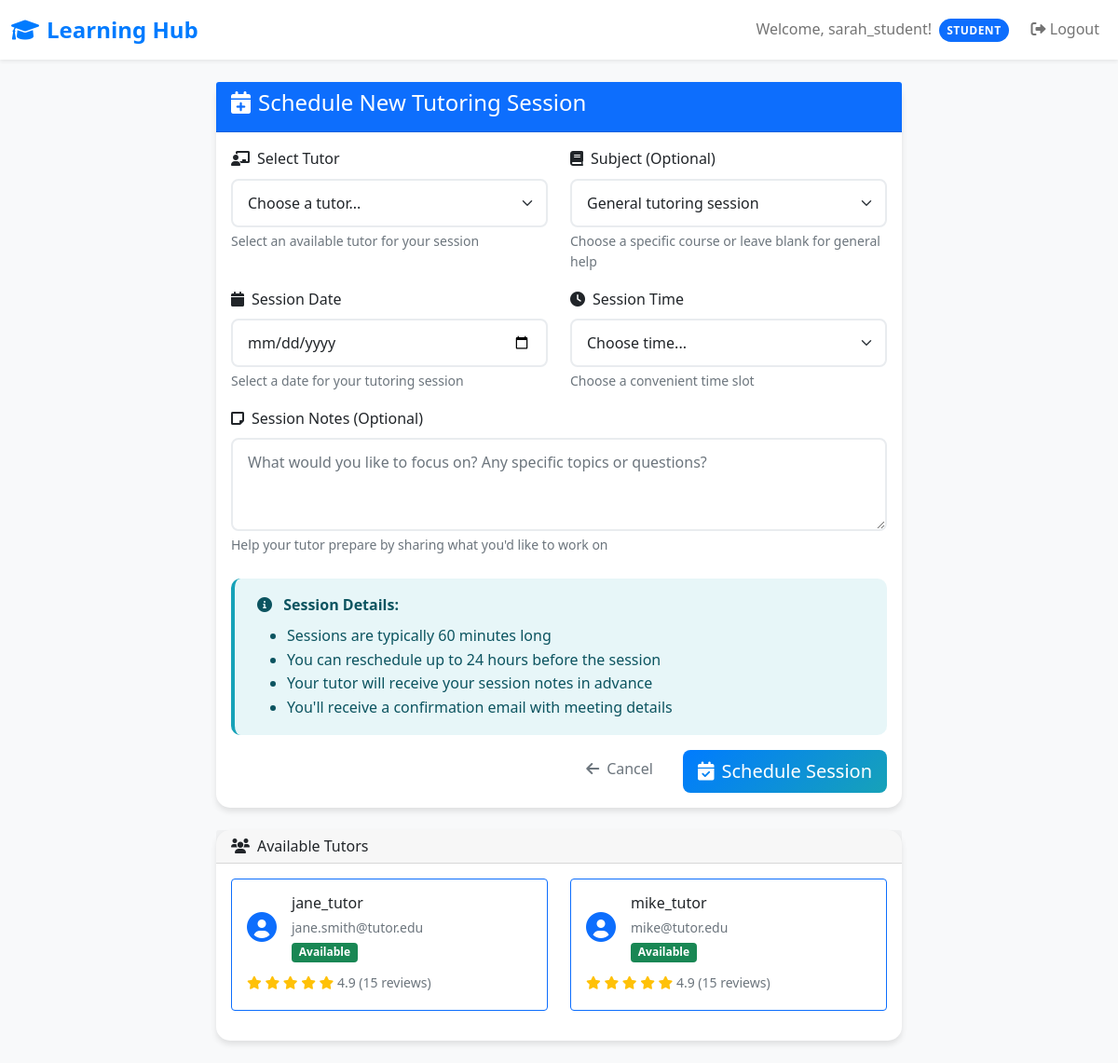
Screenshot of /schedule_session (signed in) with the database file from the repository.
### tables this page shows
CREATE TABLE users (
    id INTEGER PRIMARY KEY AUTOINCREMENT,
    username TEXT UNIQUE NOT NULL,
    email TEXT UNIQUE NOT NULL,
    password TEXT NOT NULL,
    role TEXT NOT NULL CHECK (role IN ('student', 'tutor', 'admin', 'parent', 'content_manager')),
    parent_id INTEGER,
    created_at TIMESTAMP DEFAULT CURRENT_TIMESTAMP,
    updated_at TIMESTAMP DEFAULT CURRENT_TIMESTAMP,
    FOREIGN KEY (parent_id) REFERENCES users (id)
);

### app.py (the view, shortened to what this page needs)
@app.route('/schedule_session', methods=['GET', 'POST'])
@login_required
@role_required('student')
def schedule_session():
    conn = get_db_connection()
    tutors = conn.execute('''
        SELECT id, username, email FROM users
        WHERE role = 'tutor'
        ORDER BY username
    ''').fetchall()
    courses = conn.execute('''
        SELECT c.* FROM courses c
        JOIN progress p ON c.id = p.course_id
        WHERE p.user_id = ?
        ORDER BY c.title
    ''', (session['user_id'],)).fetchall()
    conn.close()
    return render_template('schedule_session.html', tutors=tutors, courses=courses)

### app.py (called while the page is built)
def get_db_connection():
    conn = sqlite3.connect('learning_hub.db')
    conn.row_factory = sqlite3.Row
    return conn

def login_required(f):
    from functools import wraps
    @wraps(f)
    def decorated_function(*args, **kwargs):
        if 'user_id' not in session:
            return redirect(url_for('login'))
        return f(*args, **kwargs)
    return decorated_function

def role_required(role):
    from functools import wraps
    def decorator(f):
        @wraps(f)
        def decorated_function(*args, **kwargs):
            if 'user_role' not in session or session['user_role'] != role:
                flash('Access denied. Insufficient permissions.', 'error')
                return redirect(url_for('login'))
            return f(*args, **kwargs)
        return decorated_function
    return decorator

### templates/schedule_session.html (shortened to what this page needs)
{% extends "base.html" %}
{% block content %}
<div class="container mt-4">
    <div class="row justify-content-center">
        <div class="col-md-8">
            <div class="card dashboard-card">
                <div class="card-header bg-primary text-white">
                    <h4><i class="fas fa-calendar-plus me-2"></i>Schedule New Tutoring Session</h4>
                </div>
                <div class="card-body">
                    <form method="POST">
                        <div class="row">
                            <div class="col-md-6">
                                <div class="mb-3">
                                    <label for="tutor_id" class="form-label">
                                        <i class="fas fa-chalkboard-teacher me-2"></i>Select Tutor
                                    </label>
                                    <select class="form-select" id="tutor_id" name="tutor_id" required>
                                        <option value="">Choose a tutor...</option>
                                    </select>
                                    <div class="form-text">Select an available tutor for your session</div>
                                </div>
                            </div>
                            <div class="col-md-6">
                                <div class="mb-3">
                                    <label for="course_id" class="form-label">
                                        <i class="fas fa-book me-2"></i>Subject (Optional)
                                    </label>
                                    <select class="form-select" id="course_id" name="course_id">
                                        <option value="">General tutoring session</option>
                                    </select>
                                    <div class="form-text">Choose a specific course or leave blank for general help</div>
                                </div>
                            </div>
                        </div>
                        <div class="row">
                            <div class="col-md-6">
                                <div class="mb-3">
                                    <label for="session_date" class="form-label">
                                        <i class="fas fa-calendar me-2"></i>Session Date
                                    </label>
                                    <input type="date" class="form-control" id="session_date" name="session_date" required>
                                    <div class="form-text">Select a date for your tutoring session</div>
                                </div>
                            </div>
                            <div class="col-md-6">
                                <div class="mb-3">
                                    <label for="session_time" class="form-label">
                                        <i class="fas fa-clock me-2"></i>Session Time
                                    </label>
                                    <select class="form-select" id="session_time" name="session_time" required>
                                        <option value="">Choose time...</option>
                                    </select>
                                    <div class="form-text">Choose a convenient time slot</div>
                                </div>
                            </div>
                        </div>
                        <div class="mb-4">
                            <label for="notes" class="form-label">
                                <i class="fas fa-sticky-note me-2"></i>Session Notes (Optional)
                            </label>
                            <textarea class="form-control" id="notes" name="notes" rows="3"
                                     placeholder="What would you like to focus on? Any specific topics or questions?"></textarea>
                            <div class="form-text">Help your tutor prepare by sharing what you'd like to work on</div>
                        </div>
                        <div class="alert alert-info">
                            <i class="fas fa-info-circle me-2"></i>
                            <strong>Session Details:</strong>
                            <ul class="mb-0 mt-2">
                                <li>Sessions are typically 60 minutes long</li>
                                <li>You can reschedule up to 24 hours before the session</li>
                                <li>Your tutor will receive your session notes in advance</li>
                                <li>You'll receive a confirmation email with meeting details</li>
                            </ul>
                        </div>
                        <div class="d-grid gap-2 d-md-flex justify-content-md-end">
                            <a href="{{ url_for('student_dashboard') }}" class="btn btn-outline-secondary me-md-2">
                                <i class="fas fa-arrow-left me-2"></i>Cancel
                            </a>
                            <button type="submit" class="btn btn-primary btn-lg">
                                <i class="fas fa-calendar-check me-2"></i>Schedule Session
                            </button>
                        </div>
                    </form>
                </div>
            </div>
            <div class="card dashboard-card mt-4">
                <div class="card-header">
                    <h6 class="mb-0">
                        <i class="fas fa-users me-2"></i>Available Tutors
                    </h6>
                </div>
                <div class="card-body">
                    <div class="row">
                        {% for tutor in tutors %}
                        <div class="col-md-6 mb-3">
                            <div class="card border-primary">
                                <div class="card-body p-3">
                                    <div class="d-flex align-items-center">
                                        <div class="me-3">
                                            <i class="fas fa-user-circle text-primary" style="font-size: 2rem;"></i>
                                        </div>
                                        <div>
                                            <h6 class="mb-1">{{ tutor.username }}</h6>
                                            <small class="text-muted">{{ tutor.email }}</small>
                                            <br>
                                            <span class="badge bg-success">Available</span>
                                        </div>
                                    </div>
                                    <div class="mt-2">
                                        <small class="text-muted">
                                            <i class="fas fa-star text-warning"></i>
                                            <i class="fas fa-star text-warning"></i>
                                            <i class="fas fa-star text-warning"></i>
                                            <i class="fas fa-star text-warning"></i>
                                            <i class="fas fa-star text-warning"></i>
                                            4.9 (15 reviews)
                                        </small>
                                    </div>
                                </div>
                            </div>
                        </div>
                        {% endfor %}
                    </div>
                </div>
            </div>
        </div>
    </div>
</div>
{% endblock %}

### static/css/style.css (style rules this page uses)
:root { --primary-color: #007bff; --secondary-color: #6c757d; --success-color: #28a745; --warning-color: #ffc107; --danger-color: #dc3545; --info-color: #17a2b8; --light-color: #f8f9fa; --dark-color: #343a40; }
body { background-color: var(--light-color); font-family: 'Segoe UI', Tahoma, Geneva, Verdana, sans-serif; line-height: 1.6; }
.dashboard-card { border: none; border-radius: 15px; box-shadow: 0 4px 6px rgba(0, 0, 0, 0.1); transition: transform 0.3s ease, box-shadow 0.3s ease; margin-bottom: 1.5rem; }
.btn { border-radius: 8px; font-weight: 500; padding: 0.5rem 1rem; transition: all 0.3s ease; border: none; }
.btn-primary { background: linear-gradient(135deg, var(--primary-color), var(--info-color)); }
.alert { border: none; border-radius: 10px; padding: 1rem 1.5rem; margin-bottom: 1rem; border-left: 4px solid; }
.alert-info { background-color: rgba(23, 162, 184, 0.1); border-left-color: var(--info-color); color: #0c5460; }
.form-control, .form-select { border-radius: 8px; border: 2px solid #e9ecef; padding: 0.75rem 1rem; transition: all 0.3s ease; }

### rows the page displays
users: username "jane_tutor", email "jane.smith@tutor.edu"
users: username "mike_tutor", email "mike@tutor.edu"

### other values shown
{{ session.username }} "sarah_student"
{{ session.user_role.title() }} "STUDENT"
